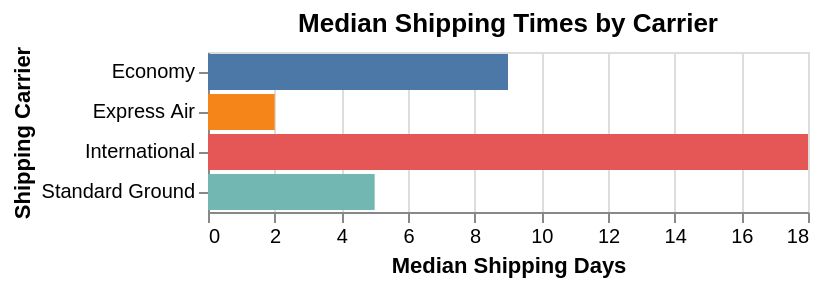

Express this chart as Vega-Lite.
### Vega-Lite specification from a JSON file in a GitHub repository (floating-point values rounded to 4 significant figures)
{"$schema": "https://vega.github.io/schema/vega-lite/v5.json", "description": "Average shipping times by carrier", "data": {"values": [{"carrier": "Express Air", "min": 1, "q1": 1.5, "median": 2, "q3": 2.5, "max": 3}, {"carrier": "Standard Ground", "min": 3, "q1": 4, "median": 5, "q3": 6, "max": 7}, {"carrier": "Economy", "min": 5, "q1": 7, "median": 9, "q3": 11, "max": 14}, {"carrier": "International", "min": 10, "q1": 14, "median": 18, "q3": 22, "max": 30}]}, "mark": "bar", "encoding": {"y": {"field": "carrier", "type": "nominal", "axis": {"title": "Shipping Carrier"}}, "x": {"field": "median", "type": "quantitative", "axis": {"title": "Median Shipping Days"}}, "color": {"field": "carrier", "type": "nominal", "legend": null}}, "title": "Median Shipping Times by Carrier"}
